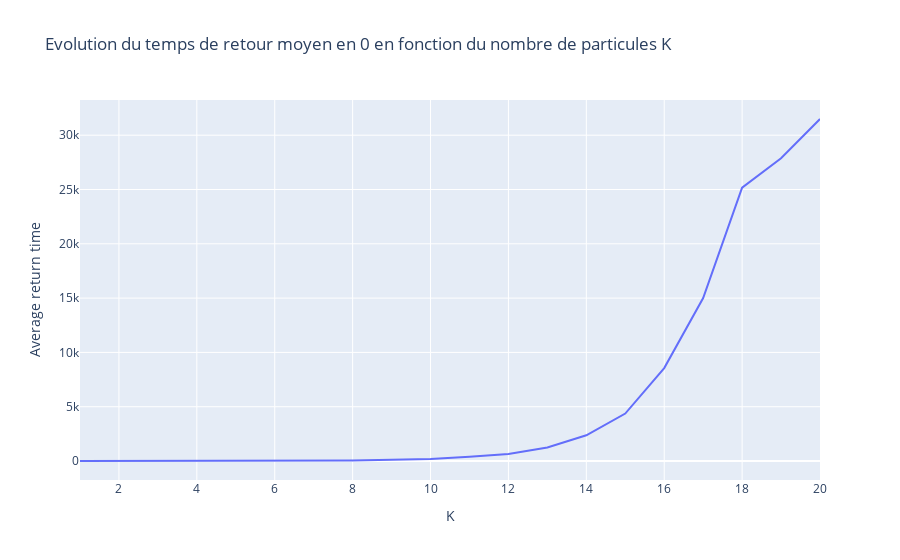

Source (notebook cell):
### Markdown cell above
8\. c) Comment on the possibility of numerically observing the chain returning to its initial state as $K$ increases.

### Code cell
workflow_1.average_return_time_evolution(n_average = 100)

### Figure 1 — Plotly figure (JSON) as saved in the notebook; plotly's stock layout.template omitted (floating-point values rounded to 4 significant figures)
{"data": [{"hovertemplate": "K=%{x}<br>Average return time=%{y}<extra></extra>", "legendgroup": "", "line": {"color": "#636efa", "dash": "solid"}, "marker": {"symbol": "circle"}, "mode": "lines", "name": "", "orientation": "v", "showlegend": false, "type": "scatter", "x": [1, 2, 3, 4, 5, 6, 7, 8, 9, 10, 11, 12, 13, 14, 15, 16, 17, 18, 19, 20], "xaxis": "x", "y": [2, 2.62, 3.38, 6.98, 12.32, 16.28, 40.54, 55.24, 107.7, 179.0, 393.2, 642.9, 1242.0, 2366.0, 4373.0, 8558.0, 15010.0, 25170.0, 27870.0, 31490.0], "yaxis": "y"}], "layout": {"legend": {"tracegroupgap": 0}, "title": {"text": "Evolution du temps de retour moyen en 0 en fonction du nombre de particules K"}, "xaxis": {"anchor": "y", "domain": [0, 1], "title": {"text": "K"}}, "yaxis": {"anchor": "x", "domain": [0, 1], "title": {"text": "Average return time"}}}}
